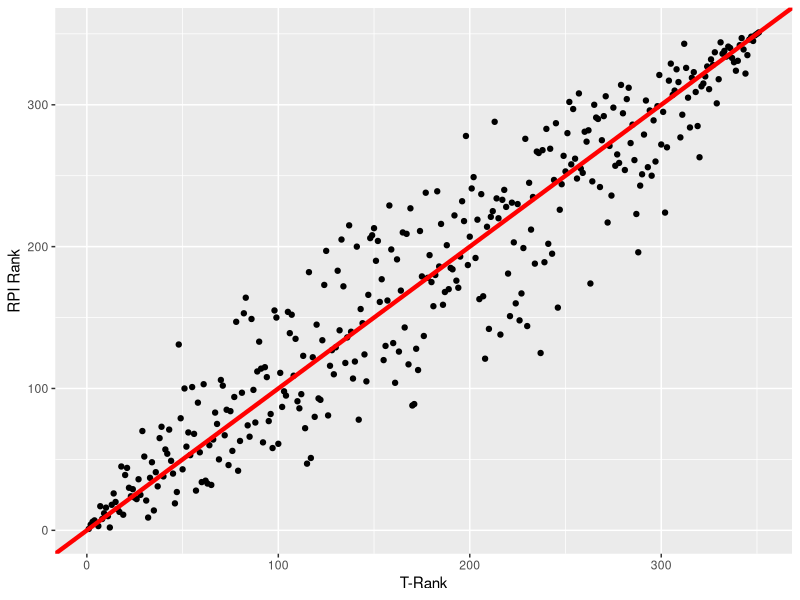
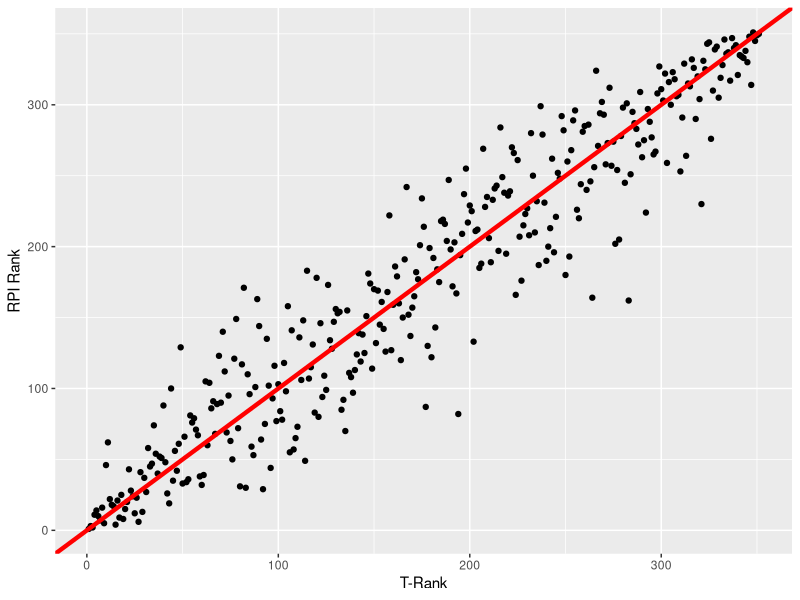
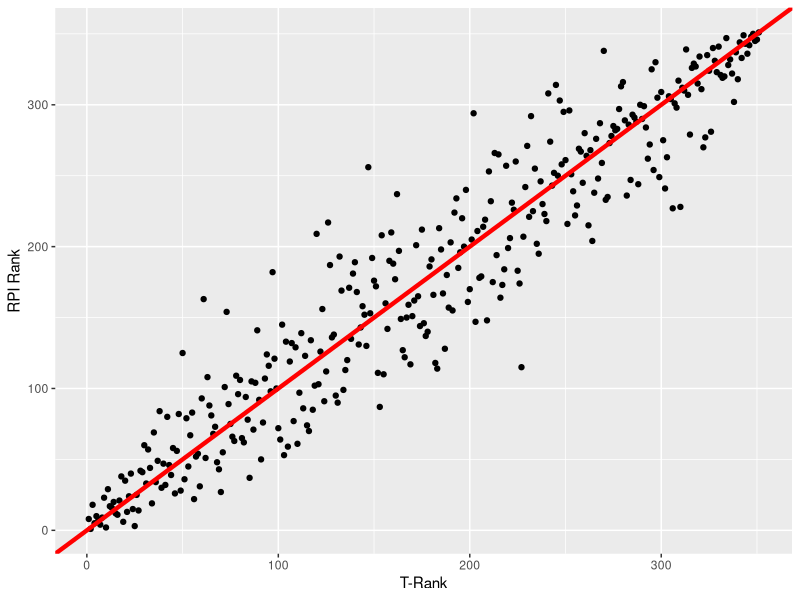
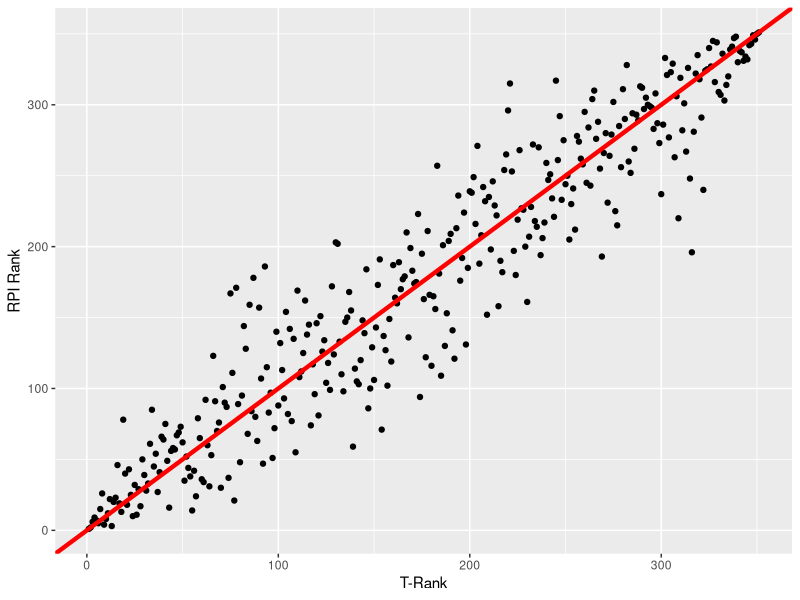
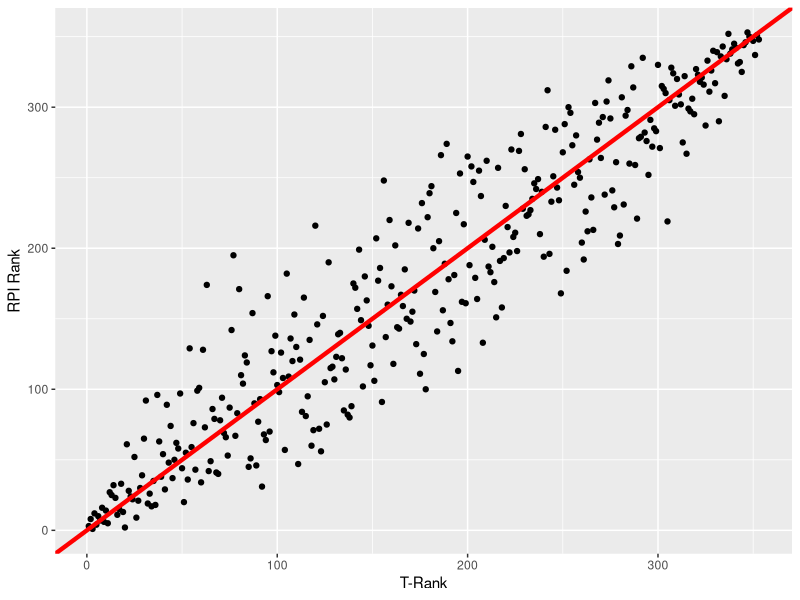
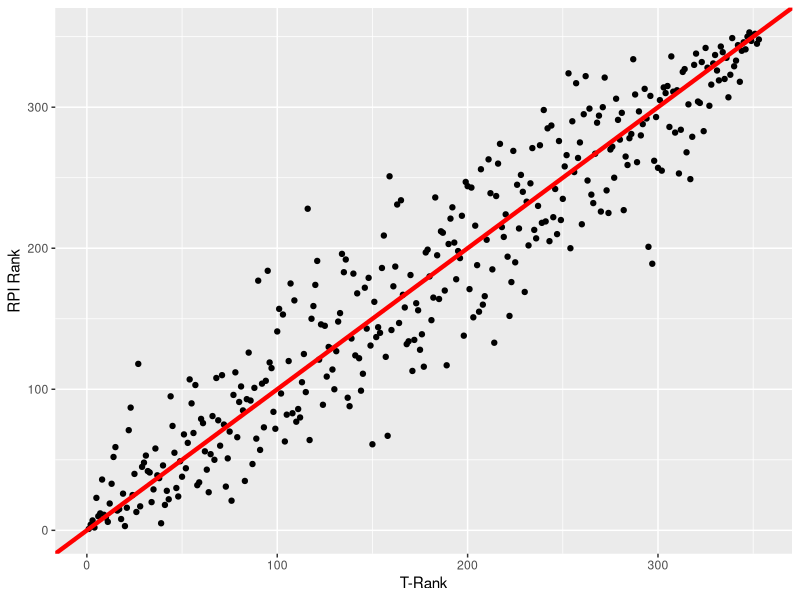
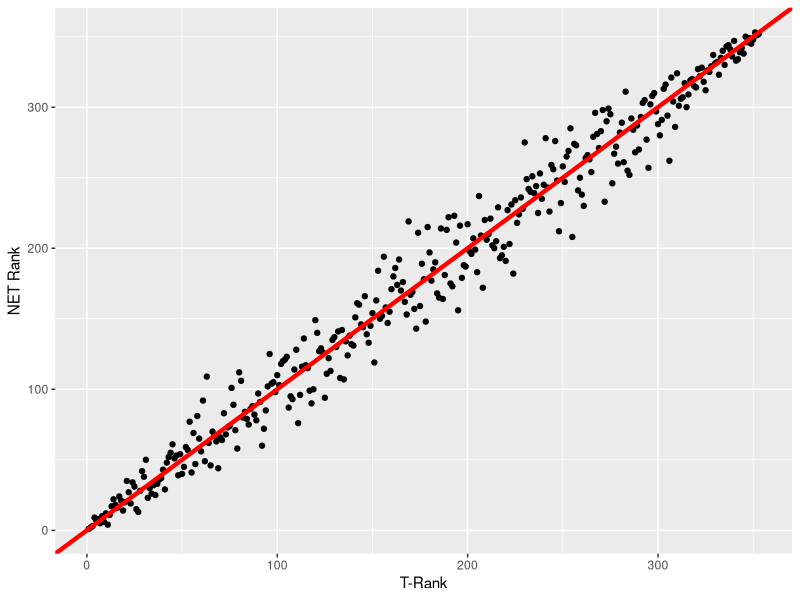
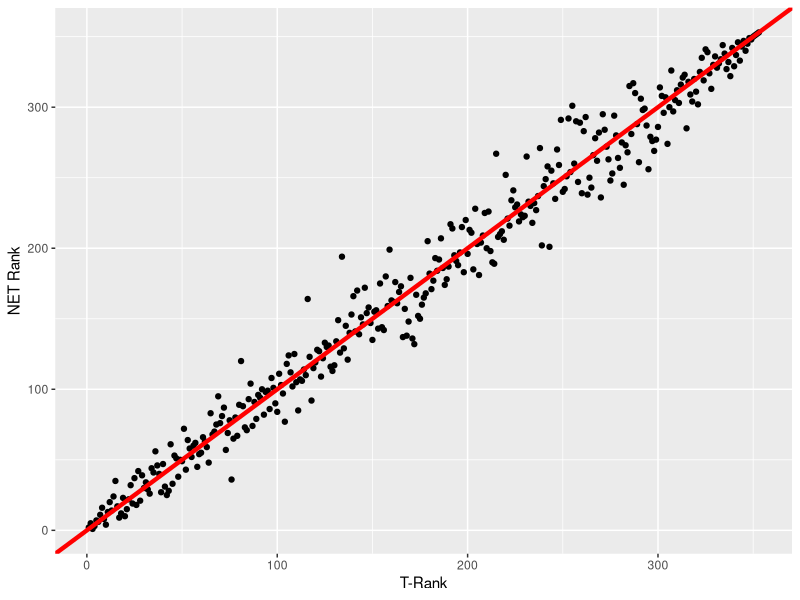

The R source for these figures, in order:
## Load Packages
library(ggplot2)
library(tidyverse)
library(dplyr)

## Load Full Datasets
full_2015 = read_csv("Full CSV Data Files/full_2015.csv")
full_2016 = read_csv("Full CSV Data Files/full_2016.csv")
full_2017 = read_csv("Full CSV Data Files/full_2017.csv")
full_2018 = read_csv("Full CSV Data Files/full_2018.csv")
full_2019 = read_csv("Full CSV Data Files/full_2019.csv")
full_2020 = read_csv("Full CSV Data Files/full_2020.csv")

## 2015-2019 Data Merged
alldata = rbind(full_2015,full_2016,full_2017,full_2018,full_2019)
alldata$`Make Tournament`= as.factor(alldata$`Make Tournament`)
alldata$`Conference Champ` = as.factor(alldata$`Conference Champ`)
str(alldata) 

table1 =  alldata %>% 
  group_by(`Make Tournament`) %>% 
  summarise_at(vars(`Last 12 Wins`, `Conference Finish`, `RPI Rank`,
                    `NET Rank`, `Wins`, `T-Rank`, SOS, `Non-Conf SOS`,
                    `Conference Win %`, `Wins Above Bubble`, `WAB Rank`),list(name = mean))
table1
colnames(table1)[2:8] = c("Last 12 Wins", "Conference Finish", "RPI Rank",
                          "NET Rank", "Wins", "T-Rank", "SOS")

cors = cor(alldata[,c(4:6,10,17,19:25)])
round(cors,2)
cors = as.data.frame(cors)

## RPI vs T-Rank 
ggplot(full_2015, aes(x = `T-Rank`, y = `RPI Rank`)) + geom_point() +
  geom_abline(intercept = 0, slope = 1, color = "red", lwd = 1.5)
ggplot(full_2016, aes(x = `T-Rank`, y = `RPI Rank`)) + geom_point() +
  geom_abline(intercept = 0, slope = 1, color = "red", lwd = 1.5)
ggplot(full_2017, aes(x = `T-Rank`, y = `RPI Rank`)) + geom_point() +
  geom_abline(intercept = 0, slope = 1, color = "red", lwd = 1.5)
ggplot(full_2018, aes(x = `T-Rank`, y = `RPI Rank`)) + geom_point() +
  geom_abline(intercept = 0, slope = 1, color = "red", lwd = 1.5)
ggplot(full_2019, aes(x = `T-Rank`, y = `RPI Rank`)) + geom_point() +
  geom_abline(intercept = 0, slope = 1, color = "red", lwd = 1.5)
ggplot(full_2020, aes(x = `T-Rank`, y = `RPI Rank`)) + geom_point() +
  geom_abline(intercept = 0, slope = 1, color = "red", lwd = 1.5)

cor.test(full_2020$`RPI Rank`, full_2020$`T-Rank`)
cor.test(full_2019$`RPI Rank`, full_2019$`T-Rank`)
cor.test(full_2018$`RPI Rank`, full_2018$`T-Rank`)
cor.test(full_2017$`RPI Rank`, full_2017$`T-Rank`)
cor.test(full_2016$`RPI Rank`, full_2016$`T-Rank`)
cor.test(full_2015$`RPI Rank`, full_2015$`T-Rank`)

## NET vs. T-Rank
ggplot(full_2019, aes(x = `T-Rank`, y = `NET Rank`)) + geom_point() +
  geom_abline(intercept = 0, slope = 1, color = "red", lwd = 1.5)
ggplot(full_2020, aes(x = `T-Rank`, y = `NET Rank`)) + geom_point() +
  geom_abline(intercept = 0, slope = 1, color = "red", lwd = 1.5)

cor.test(full_2020$`NET Rank`, full_2020$`T-Rank`)
cor.test(full_2019$`NET Rank`, full_2019$`T-Rank`)

  ## Correlation between RPI and T-Rank is ~ .94, correlation between NET and T-Rank is ~ .98

## Last 12 Wins vs. Make Tournament
    ## Separated by Year
    ggplot(full_2015, aes(x = `Last 12 Wins`, fill = `Make Tournament`)) + geom_bar() + 
      scale_fill_manual(values=c("dark orange", "black"))
    ggplot(full_2016, aes(x = `Last 12 Wins`, fill = `Make Tournament`)) + geom_bar() + 
      scale_fill_manual(values=c("dark orange", "black"))
    ggplot(full_2017, aes(x = `Last 12 Wins`, fill = `Make Tournament`)) + geom_bar() + 
      scale_fill_manual(values=c("dark orange", "black"))
    ggplot(full_2018, aes(x = `Last 12 Wins`, fill = `Make Tournament`)) + geom_bar() + 
      scale_fill_manual(values=c("dark orange", "black"))
    ggplot(full_2019, aes(x = `Last 12 Wins`, fill = `Make Tournament`)) + geom_bar() + 
      scale_fill_manual(values=c("dark orange", "black"))

    ## Not separated by year
    Last12Data = select(alldata, School, `Last 12 Wins`, `Make Tournament`)
    Last12Data = Last12Data %>%
                      group_by(`Last 12 Wins`) %>%
                      mutate(`In Tournament` = sum(`Make Tournament` == 1),
                                `Miss Tournament` = sum(`Make Tournament` == 0),
                                 Probability = round(`In Tournament`/(`In Tournament` + `Miss Tournament`),3)*100) 
 
    ggplot(Last12Data, aes(x = `Last 12 Wins`, fill = `Make Tournament`)) + geom_bar() + 
      scale_fill_manual(values=c("dark orange", "black")) + 
      geom_text(aes(y = `In Tournament` + 5,label = paste(Probability,"%",sep = "")),color = "black", size = 3.5)
   
     ## Conference Finish
     ConfFinishData = select(alldata, School, `Conference Finish`, `Make Tournament`)
     ConfFinishData = ConfFinishData %>%
      group_by(`Conference Finish`) %>%
      mutate(`In Tournament` = sum(`Make Tournament` == 1),
             `Miss Tournament` = sum(`Make Tournament` == 0),
              Probability = round(`In Tournament`/(`In Tournament` + `Miss Tournament`),3)*100) 
      ggplot(ConfFinishData, aes(x = `Conference Finish`, fill = `Make Tournament`)) + geom_bar() + 
      scale_fill_manual(values=c("dark orange", "black")) + 
      geom_text(aes(y = `In Tournament` + 5,label = paste(Probability,"%",sep = "")),color = "black", size = 3.5)
     
    ## RPI 
    ggplot(full_2019, aes(x = `RPI Rank`, y = `Make Tournament`)) + geom_point() 
    ggplot(full_2018, aes(x = `RPI Rank`, y = `Make Tournament`)) + geom_point() 
    ggplot(full_2017, aes(x = `RPI Rank`, y = `Make Tournament`)) + geom_point() 
    ggplot(full_2016, aes(x = `RPI Rank`, y = `Make Tournament`)) + geom_point() 
    ggplot(full_2015, aes(x = `RPI Rank`, y = `Make Tournament`)) + geom_point() 

    RPIData = select(alldata, School, `RPI Rank`, `Make Tournament`)
    RPIData = RPIData %>%
      group_by(`RPI Rank`) %>%
      mutate(`In Tournament` = sum(`Make Tournament` == 1),
             `Miss Tournament` = sum(`Make Tournament` == 0),
             Probability = round(`In Tournament`/(`In Tournament` + `Miss Tournament`),3)*100) 
    ggplot(RPIData, aes(x = `RPI Rank`, fill = `Make Tournament`)) + geom_bar() + 
      scale_fill_manual(values=c("dark orange", "black")) 
    
    ## Conference Champ 
    ggplot(full_2019, aes(x = `Conference Champ`, y = `Make Tournament`)) + geom_point() + geom_jitter(width = 0.2)
    ggplot(full_2018, aes(x = `Conference Champ`, y = `Make Tournament`)) + geom_point() + geom_jitter(width = 0.2)
    ggplot(full_2017, aes(x = `Conference Champ`, y = `Make Tournament`)) + geom_point() + geom_jitter(width = 0.2)
    ggplot(full_2016, aes(x = `Conference Champ`, y = `Make Tournament`)) + geom_point() + geom_jitter(width = 0.2)
    ggplot(full_2015, aes(x = `Conference Champ`, y = `Make Tournament`)) + geom_point() + geom_jitter(width = 0.2)
    
    ## Conference
    ConfData = select(alldata, School, Conference, `Make Tournament`)
    ConfData = ConfData %>%
      group_by(Conference) %>%
      mutate(`In Tournament` = sum(`Make Tournament` == 1),
             `Miss Tournament` = sum(`Make Tournament` == 0),
             Probability = round(`In Tournament`/(`In Tournament` + `Miss Tournament`),3)*100) 
    ggplot(ConfData, aes(x = Conference, fill = `Make Tournament`)) + geom_bar() + 
      scale_fill_manual(values=c("dark orange", "black")) + 
      geom_text(aes(y = `In Tournament` + 2,label = paste(Probability,"%",sep = "")),color = "black", size = 2.5)
    ggplot(ConfData, aes(x = Conference, fill = `Make Tournament`)) + 
      geom_bar(position = position_dodge()) + scale_fill_manual(values=c("dark orange", "black"))
    
    ## Wins
    WinsData = select(alldata, School, Wins, `Make Tournament`)
    WinsData$Wins = as.numeric(WinsData$Wins)
    WinsData = WinsData %>%
      group_by(Wins) %>%
      mutate(`In Tournament` = sum(`Make Tournament` == 1),
             `Miss Tournament` = sum(`Make Tournament` == 0),
             Probability = round(`In Tournament`/(`In Tournament` + `Miss Tournament`),3)*100) 
    ggplot(WinsData, aes(x = Wins, fill = `Make Tournament`)) + geom_bar() + 
      scale_fill_manual(values=c("dark orange", "black")) + 
      geom_text(aes(y = `In Tournament` + 2,label = paste(Probability,"%",sep = "")),color = "black", size = 2.25)
    ggplot(alldata, aes(x = Wins)) + geom_histogram(binwidth = 5)
    
    ## OE Rank
    ggplot(full_2019, aes(x = `OE Rank`, y = `Make Tournament`)) + geom_point() 
    ggplot(full_2018, aes(x = `OE Rank`, y = `Make Tournament`)) + geom_point() 
    ggplot(full_2017, aes(x = `OE Rank`, y = `Make Tournament`)) + geom_point() 
    ggplot(full_2016, aes(x = `OE Rank`, y = `Make Tournament`)) + geom_point() 
    ggplot(full_2015, aes(x = `OE Rank`, y = `Make Tournament`)) + geom_point() 
    
    OEData = select(alldata, School, `OE Rank`, `Make Tournament`)
    OEData = OEData %>%
      group_by(`OE Rank`) %>%
      mutate(`In Tournament` = sum(`Make Tournament` == 1),
             `Miss Tournament` = sum(`Make Tournament` == 0),
             Probability = round(`In Tournament`/(`In Tournament` + `Miss Tournament`),3)*100) 
    ggplot(OEData, aes(x = `OE Rank`, fill = `Make Tournament`)) + geom_bar() + 
      scale_fill_manual(values=c("dark orange", "black")) 
    
    ## DE Rank
    ggplot(full_2019, aes(x = `DE Rank`, y = `Make Tournament`)) + geom_point() 
    ggplot(full_2018, aes(x = `DE Rank`, y = `Make Tournament`)) + geom_point() 
    ggplot(full_2017, aes(x = `DE Rank`, y = `Make Tournament`)) + geom_point() 
    ggplot(full_2016, aes(x = `DE Rank`, y = `Make Tournament`)) + geom_point() 
    ggplot(full_2015, aes(x = `DE Rank`, y = `Make Tournament`)) + geom_point() 
    
    DEData = select(alldata, School, `DE Rank`, `Make Tournament`)
    DEData = DEData %>%
      group_by(`DE Rank`) %>%
      mutate(`In Tournament` = sum(`Make Tournament` == 1),
             `Miss Tournament` = sum(`Make Tournament` == 0),
             Probability = round(`In Tournament`/(`In Tournament` + `Miss Tournament`),3)*100) 
    ggplot(DEData, aes(x = `DE Rank`, fill = `Make Tournament`)) + geom_bar() + 
      scale_fill_manual(values=c("dark orange", "black"))
    
    ## Efficiency Avg Rank
    ggplot(full_2019, aes(x = `Efficiency Avg`, y = `Make Tournament`)) + geom_point() 
    ggplot(full_2018, aes(x = `Efficiency Avg`, y = `Make Tournament`)) + geom_point() 
    ggplot(full_2017, aes(x = `Efficiency Avg`, y = `Make Tournament`)) + geom_point() 
    ggplot(full_2016, aes(x = `Efficiency Avg`, y = `Make Tournament`)) + geom_point() 
    ggplot(full_2015, aes(x = `Efficiency Avg`, y = `Make Tournament`)) + geom_point() 
    
    EffAvgData = select(alldata, School, `Efficiency Avg`, `Make Tournament`)
    EffAvgData = EffAvgData %>%
      group_by(`Efficiency Avg`) %>%
      mutate(`In Tournament` = sum(`Make Tournament` == 1),
             `Miss Tournament` = sum(`Make Tournament` == 0),
             Probability = round(`In Tournament`/(`In Tournament` + `Miss Tournament`),3)*100) 
    ggplot(EffAvgData, aes(x = `Efficiency Avg`, fill = `Make Tournament`)) + geom_bar() + 
      scale_fill_manual(values=c("dark orange", "black"))
    ggplot(EffAvgData, aes(x = `Efficiency Avg`, y = `Make Tournament`)) + geom_point()
    
    ## T-Rank 
    ggplot(full_2019, aes(x = `T-Rank`, y = `Make Tournament`)) + geom_point() 
    ggplot(full_2018, aes(x = `T-Rank`, y = `Make Tournament`)) + geom_point() 
    ggplot(full_2017, aes(x = `T-Rank`, y = `Make Tournament`)) + geom_point() 
    ggplot(full_2016, aes(x = `T-Rank`, y = `Make Tournament`)) + geom_point() 
    ggplot(full_2015, aes(x = `T-Rank`, y = `Make Tournament`)) + geom_point() 
    
    TRankData = select(alldata, School, `T-Rank`, `Make Tournament`)
    TRankData = TRankData %>%
      group_by(`T-Rank`) %>%
      mutate(`In Tournament` = sum(`Make Tournament` == 1),
             `Miss Tournament` = sum(`Make Tournament` == 0),
             Probability = round(`In Tournament`/(`In Tournament` + `Miss Tournament`),3)*100) 
    ggplot(TRankData, aes(x = `T-Rank`, fill = `Make Tournament`)) + geom_bar() + 
      scale_fill_manual(values=c("dark orange", "black")) 
    
    ## SOS 
    ggplot(full_2019, aes(x = `SOS`, y = `Make Tournament`)) + geom_point() + 
      scale_x_continuous(limits=c(0.2,0.9))
    ggplot(full_2018, aes(x = `SOS`, y = `Make Tournament`)) + geom_point() + 
      scale_x_continuous(limits=c(0.2,0.9)) 
    ggplot(full_2017, aes(x = `SOS`, y = `Make Tournament`)) + geom_point() + 
      scale_x_continuous(limits=c(0.2,0.9)) 
    ggplot(full_2016, aes(x = `SOS`, y = `Make Tournament`)) + geom_point() + 
      scale_x_continuous(limits=c(0.2,0.9))
    ggplot(full_2015, aes(x = `SOS`, y = `Make Tournament`)) + geom_point() + 
      scale_x_continuous(limits=c(0.2,0.9))
    
    ggplot(alldata, aes(x = `SOS`, y = `Make Tournament`)) + geom_point() + 
      scale_x_continuous(limits=c(0.2,0.9)) + geom_jitter(height = 0.2)
    
    ## Non-Conf SOS 
    ggplot(full_2019, aes(x = `Non-Conf SOS`, y = `Make Tournament`)) + geom_point() + 
      scale_x_continuous(limits=c(0.2,0.9))
    ggplot(full_2018, aes(x = `Non-Conf SOS`, y = `Make Tournament`)) + geom_point() + 
      scale_x_continuous(limits=c(0.2,0.9)) 
    ggplot(full_2017, aes(x = `Non-Conf SOS`, y = `Make Tournament`)) + geom_point() + 
      scale_x_continuous(limits=c(0.2,0.9)) 
    ggplot(full_2016, aes(x = `Non-Conf SOS`, y = `Make Tournament`)) + geom_point() + 
      scale_x_continuous(limits=c(0.2,0.9))
    ggplot(full_2015, aes(x = `Non-Conf SOS`, y = `Make Tournament`)) + geom_point() + 
      scale_x_continuous(limits=c(0.2,0.9))
    
    ggplot(alldata, aes(x = `Non-Conf SOS`, y = `Make Tournament`)) + geom_point() + 
      scale_x_continuous(limits=c(0.2,0.9)) + geom_jitter(height = 0.2)
    
    ## Conference Record
    ggplot(full_2019, aes(x = `Conference Win %`, y = `Make Tournament`)) + geom_point() + 
      scale_x_continuous(limits=c(0,1))
    ggplot(full_2018, aes(x = `Conference Win %`, y = `Make Tournament`)) + geom_point() + 
      scale_x_continuous(limits=c(0,1)) 
    ggplot(full_2017, aes(x = `Conference Win %`, y = `Make Tournament`)) + geom_point() + 
      scale_x_continuous(limits=c(0,1)) 
    ggplot(full_2016, aes(x = `Conference Win %`, y = `Make Tournament`)) + geom_point() + 
      scale_x_continuous(limits=c(0,1))
    ggplot(full_2015, aes(x = `Conference Win %`, y = `Make Tournament`)) + geom_point() + 
      scale_x_continuous(limits=c(0,1))
    
    ggplot(alldata, aes(x = `Conference Win %`, y = `Make Tournament`)) + geom_point() + 
      scale_x_continuous(limits=c(-0.1,1.1)) + geom_jitter(height = 0.2)
    
    ## Wins Above Bubble 
    ggplot(full_2019, aes(x = `Wins Above Bubble`, y = `Make Tournament`)) + geom_point() + 
      scale_x_continuous(limits=c(-25,15))
    ggplot(full_2018, aes(x = `Wins Above Bubble`, y = `Make Tournament`)) + geom_point() + 
      scale_x_continuous(limits=c(-25,15)) 
    ggplot(full_2017, aes(x = `Wins Above Bubble`, y = `Make Tournament`)) + geom_point() + 
      scale_x_continuous(limits=c(-30,15)) 
    ggplot(full_2016, aes(x = `Wins Above Bubble`, y = `Make Tournament`)) + geom_point() + 
      scale_x_continuous(limits=c(-25,15))
    ggplot(full_2015, aes(x = `Wins Above Bubble`, y = `Make Tournament`)) + geom_point() + 
      scale_x_continuous(limits=c(-25,15))
    
    WABData = select(alldata, School, `WAB Rank`, `Make Tournament`)
    WABData = WABData %>%
      group_by(`WAB Rank`) %>%
      mutate(`In Tournament` = sum(`Make Tournament` == 1),
             `Miss Tournament` = sum(`Make Tournament` == 0),
             Probability = round(`In Tournament`/(`In Tournament` + `Miss Tournament`),3)*100) 
    ggplot(WABData, aes(x = `WAB Rank`, fill = `Make Tournament`)) + geom_bar() + 
      scale_fill_manual(values=c("dark orange", "black")) 
    

    

  
  